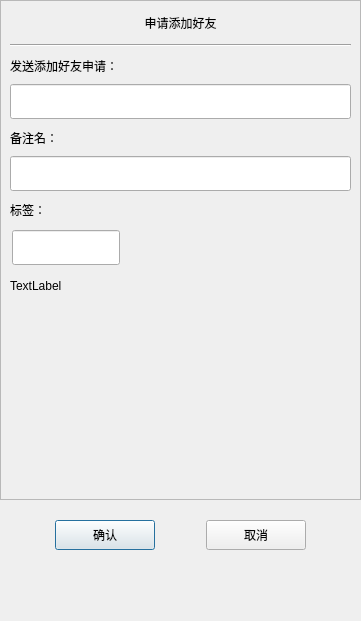
<?xml version="1.0" encoding="UTF-8"?>
<ui version="4.0">
 <class>ApplyFriend</class>
 <widget class="QDialog" name="ApplyFriend">
  <property name="geometry">
   <rect>
    <x>0</x>
    <y>0</y>
    <width>361</width>
    <height>621</height>
   </rect>
  </property>
  <property name="minimumSize">
   <size>
    <width>361</width>
    <height>621</height>
   </size>
  </property>
  <property name="maximumSize">
   <size>
    <width>361</width>
    <height>621</height>
   </size>
  </property>
  <property name="windowTitle">
   <string>Dialog</string>
  </property>
  <layout class="QVBoxLayout" name="verticalLayout">
   <property name="spacing">
    <number>0</number>
   </property>
   <property name="leftMargin">
    <number>0</number>
   </property>
   <property name="topMargin">
    <number>0</number>
   </property>
   <property name="rightMargin">
    <number>0</number>
   </property>
   <property name="bottomMargin">
    <number>0</number>
   </property>
   <item>
    <widget class="QScrollArea" name="scrollArea">
     <property name="minimumSize">
      <size>
       <width>0</width>
       <height>500</height>
      </size>
     </property>
     <property name="widgetResizable">
      <bool>true</bool>
     </property>
     <widget class="QWidget" name="scrollcontent">
      <property name="geometry">
       <rect>
        <x>0</x>
        <y>0</y>
        <width>359</width>
        <height>498</height>
       </rect>
      </property>
      <layout class="QVBoxLayout" name="verticalLayout_2">
       <property name="spacing">
        <number>0</number>
       </property>
       <property name="leftMargin">
        <number>0</number>
       </property>
       <property name="rightMargin">
        <number>0</number>
       </property>
       <item>
        <widget class="QLabel" name="apply_lb">
         <property name="minimumSize">
          <size>
           <width>0</width>
           <height>25</height>
          </size>
         </property>
         <property name="maximumSize">
          <size>
           <width>16777215</width>
           <height>25</height>
          </size>
         </property>
         <property name="text">
          <string>申请添加好友</string>
         </property>
         <property name="alignment">
          <set>Qt::AlignmentFlag::AlignCenter</set>
         </property>
        </widget>
       </item>
       <item>
        <widget class="QWidget" name="apply_wid" native="true">
         <layout class="QVBoxLayout" name="verticalLayout_3">
          <item>
           <widget class="Line" name="line">
            <property name="orientation">
             <enum>Qt::Orientation::Horizontal</enum>
            </property>
           </widget>
          </item>
          <item>
           <widget class="QLabel" name="label">
            <property name="minimumSize">
             <size>
              <width>0</width>
              <height>25</height>
             </size>
            </property>
            <property name="maximumSize">
             <size>
              <width>16777215</width>
              <height>25</height>
             </size>
            </property>
            <property name="text">
             <string>发送添加好友申请：</string>
            </property>
           </widget>
          </item>
          <item>
           <widget class="CustomizeEdit" name="name_ed">
            <property name="minimumSize">
             <size>
              <width>0</width>
              <height>35</height>
             </size>
            </property>
            <property name="maximumSize">
             <size>
              <width>16777215</width>
              <height>35</height>
             </size>
            </property>
           </widget>
          </item>
          <item>
           <widget class="QLabel" name="label_2">
            <property name="minimumSize">
             <size>
              <width>0</width>
              <height>25</height>
             </size>
            </property>
            <property name="maximumSize">
             <size>
              <width>16777215</width>
              <height>25</height>
             </size>
            </property>
            <property name="text">
             <string>备注名：</string>
            </property>
           </widget>
          </item>
          <item>
           <widget class="CustomizeEdit" name="back_ed">
            <property name="minimumSize">
             <size>
              <width>0</width>
              <height>35</height>
             </size>
            </property>
            <property name="maximumSize">
             <size>
              <width>16777215</width>
              <height>35</height>
             </size>
            </property>
           </widget>
          </item>
          <item>
           <widget class="QLabel" name="label_3">
            <property name="minimumSize">
             <size>
              <width>0</width>
              <height>25</height>
             </size>
            </property>
            <property name="maximumSize">
             <size>
              <width>16777215</width>
              <height>25</height>
             </size>
            </property>
            <property name="text">
             <string>标签：</string>
            </property>
           </widget>
          </item>
          <item>
           <widget class="QWidget" name="lb_group_wid" native="true">
            <property name="minimumSize">
             <size>
              <width>0</width>
              <height>50</height>
             </size>
            </property>
            <layout class="QVBoxLayout" name="verticalLayout_4">
             <property name="spacing">
              <number>0</number>
             </property>
             <property name="leftMargin">
              <number>0</number>
             </property>
             <property name="topMargin">
              <number>0</number>
             </property>
             <property name="rightMargin">
              <number>0</number>
             </property>
             <property name="bottomMargin">
              <number>0</number>
             </property>
             <item>
              <widget class="QWidget" name="gridWidget" native="true">
               <property name="minimumSize">
                <size>
                 <width>0</width>
                 <height>40</height>
                </size>
               </property>
               <property name="maximumSize">
                <size>
                 <width>16777215</width>
                 <height>40</height>
                </size>
               </property>
               <widget class="CustomizeEdit" name="lb_ed">
                <property name="geometry">
                 <rect>
                  <x>2</x>
                  <y>2</y>
                  <width>108</width>
                  <height>35</height>
                 </rect>
                </property>
                <property name="maximumSize">
                 <size>
                  <width>16777215</width>
                  <height>35</height>
                 </size>
                </property>
               </widget>
              </widget>
             </item>
             <item>
              <widget class="QWidget" name="input_tip_wid" native="true">
               <property name="minimumSize">
                <size>
                 <width>0</width>
                 <height>35</height>
                </size>
               </property>
               <property name="maximumSize">
                <size>
                 <width>16777215</width>
                 <height>35</height>
                </size>
               </property>
               <layout class="QVBoxLayout" name="verticalLayout_5">
                <property name="spacing">
                 <number>0</number>
                </property>
                <property name="leftMargin">
                 <number>0</number>
                </property>
                <property name="topMargin">
                 <number>0</number>
                </property>
                <property name="rightMargin">
                 <number>0</number>
                </property>
                <property name="bottomMargin">
                 <number>0</number>
                </property>
                <item>
                 <widget class="ClickedOnceLabel" name="tip_lb">
                  <property name="text">
                   <string>TextLabel</string>
                  </property>
                 </widget>
                </item>
               </layout>
              </widget>
             </item>
            </layout>
           </widget>
          </item>
          <item>
           <widget class="QWidget" name="widget" native="true">
            <property name="minimumSize">
             <size>
              <width>0</width>
              <height>60</height>
             </size>
            </property>
            <layout class="QHBoxLayout" name="horizontalLayout_2">
             <property name="leftMargin">
              <number>0</number>
             </property>
             <property name="topMargin">
              <number>0</number>
             </property>
             <property name="rightMargin">
              <number>0</number>
             </property>
             <property name="bottomMargin">
              <number>0</number>
             </property>
             <item>
              <widget class="QWidget" name="lb_list" native="true">
               <property name="minimumSize">
                <size>
                 <width>287</width>
                 <height>50</height>
                </size>
               </property>
               <property name="maximumSize">
                <size>
                 <width>287</width>
                 <height>16777215</height>
                </size>
               </property>
              </widget>
             </item>
             <item>
              <widget class="QWidget" name="more_lb_wid" native="true">
               <property name="minimumSize">
                <size>
                 <width>30</width>
                 <height>0</height>
                </size>
               </property>
               <property name="maximumSize">
                <size>
                 <width>30</width>
                 <height>16777215</height>
                </size>
               </property>
               <layout class="QVBoxLayout" name="verticalLayout_6">
                <item>
                 <spacer name="verticalSpacer_4">
                  <property name="orientation">
                   <enum>Qt::Orientation::Vertical</enum>
                  </property>
                  <property name="sizeHint" stdset="0">
                   <size>
                    <width>20</width>
                    <height>40</height>
                   </size>
                  </property>
                 </spacer>
                </item>
                <item>
                 <widget class="ClickedOnceLabel" name="more_lb">
                  <property name="minimumSize">
                   <size>
                    <width>25</width>
                    <height>25</height>
                   </size>
                  </property>
                  <property name="maximumSize">
                   <size>
                    <width>25</width>
                    <height>25</height>
                   </size>
                  </property>
                  <property name="text">
                   <string/>
                  </property>
                 </widget>
                </item>
                <item>
                 <spacer name="verticalSpacer_3">
                  <property name="orientation">
                   <enum>Qt::Orientation::Vertical</enum>
                  </property>
                  <property name="sizeHint" stdset="0">
                   <size>
                    <width>20</width>
                    <height>40</height>
                   </size>
                  </property>
                 </spacer>
                </item>
               </layout>
              </widget>
             </item>
            </layout>
           </widget>
          </item>
         </layout>
        </widget>
       </item>
      </layout>
     </widget>
    </widget>
   </item>
   <item>
    <spacer name="verticalSpacer">
     <property name="orientation">
      <enum>Qt::Orientation::Vertical</enum>
     </property>
     <property name="sizeType">
      <enum>QSizePolicy::Policy::Fixed</enum>
     </property>
     <property name="sizeHint" stdset="0">
      <size>
       <width>20</width>
       <height>10</height>
      </size>
     </property>
    </spacer>
   </item>
   <item>
    <widget class="QWidget" name="apply_sure_wid" native="true">
     <property name="minimumSize">
      <size>
       <width>0</width>
       <height>50</height>
      </size>
     </property>
     <layout class="QHBoxLayout" name="horizontalLayout">
      <item>
       <spacer name="horizontalSpacer">
        <property name="orientation">
         <enum>Qt::Orientation::Horizontal</enum>
        </property>
        <property name="sizeHint" stdset="0">
         <size>
          <width>40</width>
          <height>20</height>
         </size>
        </property>
       </spacer>
      </item>
      <item>
       <widget class="ClickedBtn" name="sure_btn">
        <property name="minimumSize">
         <size>
          <width>100</width>
          <height>30</height>
         </size>
        </property>
        <property name="text">
         <string>确认</string>
        </property>
       </widget>
      </item>
      <item>
       <spacer name="horizontalSpacer_2">
        <property name="orientation">
         <enum>Qt::Orientation::Horizontal</enum>
        </property>
        <property name="sizeHint" stdset="0">
         <size>
          <width>40</width>
          <height>20</height>
         </size>
        </property>
       </spacer>
      </item>
      <item>
       <widget class="ClickedBtn" name="cancel_btn">
        <property name="minimumSize">
         <size>
          <width>100</width>
          <height>30</height>
         </size>
        </property>
        <property name="text">
         <string>取消</string>
        </property>
       </widget>
      </item>
      <item>
       <spacer name="horizontalSpacer_3">
        <property name="orientation">
         <enum>Qt::Orientation::Horizontal</enum>
        </property>
        <property name="sizeHint" stdset="0">
         <size>
          <width>40</width>
          <height>20</height>
         </size>
        </property>
       </spacer>
      </item>
     </layout>
    </widget>
   </item>
   <item>
    <spacer name="verticalSpacer_2">
     <property name="orientation">
      <enum>Qt::Orientation::Vertical</enum>
     </property>
     <property name="sizeHint" stdset="0">
      <size>
       <width>20</width>
       <height>40</height>
      </size>
     </property>
    </spacer>
   </item>
  </layout>
 </widget>
 <customwidgets>
  <customwidget>
   <class>ClickedOnceLabel</class>
   <extends>QLabel</extends>
   <header>clickedoncelabel.h</header>
  </customwidget>
  <customwidget>
   <class>ClickedBtn</class>
   <extends>QPushButton</extends>
   <header location="global">clickedbtn.h</header>
  </customwidget>
  <customwidget>
   <class>CustomizeEdit</class>
   <extends>QLineEdit</extends>
   <header location="global">customizeedit.h</header>
  </customwidget>
 </customwidgets>
 <resources/>
 <connections/>
</ui>
